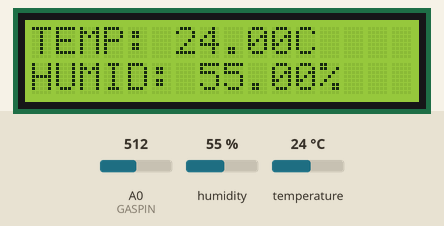
Simulated run of this sketch. Board: ESP8266 (NodeMCU). Shown: 16×2 character LCD. The test bench sets the inputs (shaded band); at power-on: humidity 55 %, A0 (GASPIN) = 512, temperature 24 °C. WiFi joins after 1.5 s; servers stay silent unless stated; the local clock reads 2024-03-15 10:24:30 at power-on unless the sketch sets it; what the sketch prints to the serial monitor is not drawn.

Above: at 4.3 s.
4.4 s: humidity set to 22 %
At 8.8 s:
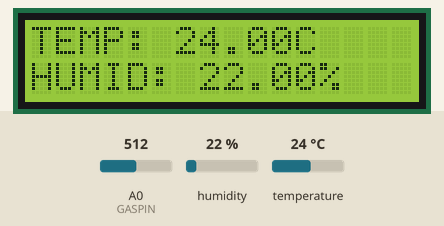
14.2 s: A0 (GASPIN) set to 716
At 20.0 s:
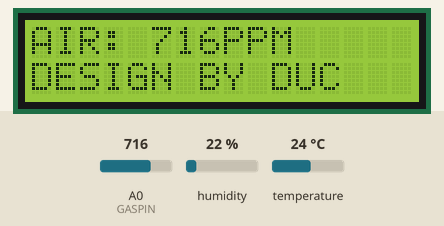
23.5 s: temperature set to 12 °C
At 27.1 s:
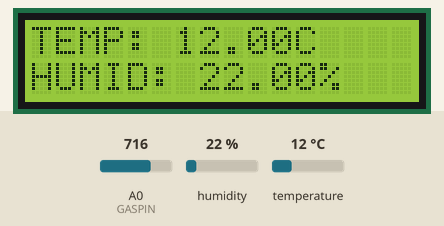
29.8 s: A0 (GASPIN) set to 900
At 33.8 s:
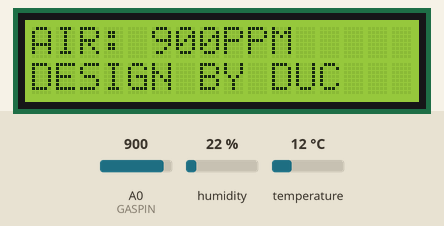
37.7 s: humidity set to 40 %
At 42.0 s:
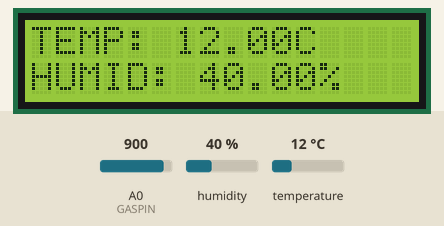
44.0 s: A0 (GASPIN) set to 1023
At 47.6 s:
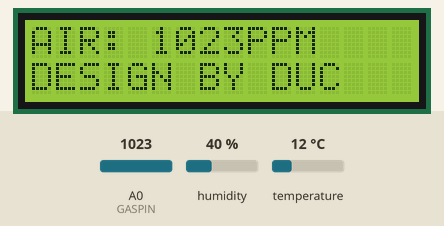
Timing chart, 0 to 49.1 s (numbered marks = the images above; inputs shaded):
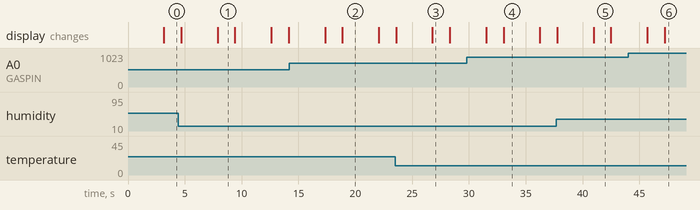

Measured:
- after the input at 4.4 s, the display: first differs from a run without the input after 3.5 s (image 1)
- after the input at 14.2 s, the display: first differs from a run without the input after 4.7 s (image 2)
- after the input at 23.5 s, the display: first differs from a run without the input after 3.3 s (image 3)
- after the input at 29.8 s, the display: first differs from a run without the input after 3.2 s (image 4)
- after the input at 37.7 s, the display: first differs from a run without the input after 3.3 s (image 5)
- after the input at 44.0 s, the display: first differs from a run without the input after 3.2 s (image 6)
- what the display in image 1 shows lasts 1.5 s, from 7.9 s to 9.4 s

The sketch:

adruino_code_doAn.ino
```cpp
#include <WiFiManager.h>
#include <Firebase_ESP_Client.h>
#include <addons/TokenHelper.h>
#include <DHT.h>  // Include the DHT sensor library
#include <time.h> // Thêm thư viện time
#include <Wire.h>                 // Thư viện giao tiếp I2C
#include <LiquidCrystal_I2C.h>    // Thư viện LCD
LiquidCrystal_I2C lcd(0x27,16,2); // Thiết lập địa chỉ và loại LCD

// Define DHT sensor parameters
#define DHTPIN 12
#define GASPIN A0
#define DHTTYPE DHT11

// Define WiFi credentials
#define WIFI_SSID "Bo Be"
#define WIFI_PASSWORD "01234567890"

// Define Firebase API Key, Project ID, and user credentials
#define API_KEY "AIzaSyDAkBPEYmLFmvBSIaVDSOEPrAk3ueXlBHs"
#define FIREBASE_PROJECT_ID "urban-area-manager"
#define USER_EMAIL "iot@gmail.com"
#define USER_PASSWORD "123456789"

// Define serial number for the device
#define DEVICE_SERIAL "device_001"

FirebaseData fbdo;
FirebaseAuth auth;
FirebaseJson content;
FirebaseConfig config;
unsigned long lastDocumentTime = 0; // thời gian tạo tài liệu cuối cùng
const unsigned long documentInterval = 900000; // 15 phút (15*60*1000)

// Initialize the DHT sensor
DHT dht(DHTPIN, DHTTYPE);

void configModeCallback (WiFiManager *myWiFiManager) {
  Serial.println("Entered config mode");
  Serial.println(WiFi.softAPIP());
  //if you used auto generated SSID, print it
  Serial.println(myWiFiManager->getConfigPortalSSID());
}
void setup() {
  Serial.begin(115200);
  dht.begin();
  WiFiManager wifiManager;
  wifiManager.setAPCallback(configModeCallback);
  Serial.print("Connecting to Wi-Fi");
  wifiManager.setAPCallback(configModeCallback);
  Wire.begin(D4, D3);
  lcd.init();                      // Khởi tạo LCD
  lcd.clear();                     // Xóa màn hình
  lcd.backlight();
    if (WiFi.status() != WL_CONNECTED) {

    lcd.clear();
    lcd.setCursor(0, 0);
    lcd.print("WIFI NOT CONNECT");
    lcd.setCursor(0, 1);
    lcd.print("LOGIN WIFI IOT12");
    Serial.print(".");
    delay(1500);
    // yield(); // Add this line
  }             // bật đèn nền
  if(!wifiManager.autoConnect("IOT12",DEVICE_SERIAL)) {
    Serial.println("failed to connect and hit timeout");
    //reset and try again, or maybe put it to deep sleep
    ESP.restart();
    delay(1500);
  }

  Serial.println();
  Serial.print("Connected with IP: ");
  Serial.println(WiFi.localIP());
  Serial.println();

  // Print Firebase client version
  Serial.printf("Firebase Client v%s\n\n", FIREBASE_CLIENT_VERSION);

  // Assign the API key
  config.api_key = API_KEY;

  // Assign the user sign-in credentials
  auth.user.email = USER_EMAIL;
  auth.user.password = USER_PASSWORD;

  // Assign the callback function for the long-running token generation task
  config.token_status_callback = tokenStatusCallback;  // see addons/TokenHelper.h

  // Begin Firebase with configuration and authentication
  Firebase.begin(&config, &auth);

  // Reconnect to Wi-Fi if necessary
  Firebase.reconnectWiFi(true);

  // Đặt múi giờ, ví dụ GMT+7
  configTime(25200, 0, "pool.ntp.org", "time.nist.gov");
}

String createDocumentPath() {
  time_t now = time(nullptr);
  struct tm * timeinfo = localtime(&now);
  char buffer[30];
  strftime(buffer, sizeof(buffer), "%Y%m%d_%H%M%S", timeinfo);
  String timestamp(buffer);
  return "SensorHistoric/" + String(DEVICE_SERIAL) + "/" + String(DEVICE_SERIAL) + "/" + timestamp;
}

void loop() {
  // Define the path to the Firestore document
  String documentPathRealtime = "SensorRealtime/" + String(DEVICE_SERIAL);

  // Lấy thời gian hiện tại
  time_t now = time(nullptr);
  struct tm * timeinfo = gmtime(&now);

  FirebaseJson timestamp;
  timestamp.set("seconds", (int)now);
  timestamp.set("nanos", 0);

  // Read temperature and humidity from the DHT sensor
  float temperature = dht.readTemperature();
  float humidity = dht.readHumidity();
  int gasValue = analogRead(GASPIN);

  // Print temperature and humidity values
  Serial.println(temperature);
  Serial.println(humidity);
  Serial.println(gasValue);

  // Hiển thị nhiệt độ và độ ẩm lên màn hình LCD
  lcd.clear();
  lcd.setCursor(0, 0);
  lcd.print("TEMP: " + String(temperature) +"C");
  lcd.setCursor(0, 1);
  lcd.print("HUMID: " + String(humidity) + "%");
  delay(1500);
  lcd.clear();
  lcd.setCursor(0, 0);
  lcd.print("AIR: " + String(gasValue) + "PPM");
  if(WiFi.status() == WL_CONNECTED){
      lcd.setCursor(0, 1);
      lcd.print("DESIGN BY DUC");
  }
  else{
      lcd.setCursor(0, 1);
      lcd.print("WIFI NOT CONNECT");
  }


  // Check if the values are valid (not NaN)
  if (!isnan(temperature) && !isnan(humidity)) {
    // Set the 'Temperature' and 'Humidity' fields in the FirebaseJson object
    content.set("fields/temp/doubleValue", temperature);
    content.set("fields/humid/doubleValue", humidity);
    content.set("fields/gas/integerValue", gasValue);
    content.set("fields/time/timestampValue", timestamp);
    content.set("fields/serial/stringValue", DEVICE_SERIAL);

    Serial.print("Update/Add DHT Data... ");

    // Use the patchDocument method to update the Temperature and Humidity Firestore document
    if (Firebase.Firestore.patchDocument(&fbdo, FIREBASE_PROJECT_ID, "", documentPathRealtime.c_str(), content.raw(), "temp,humid,gas,time,serial")) {
      Serial.printf("ok\n%s\n\n", fbdo.payload().c_str());
    } else {
      Serial.println(fbdo.errorReason());
    }
  } else {
    Serial.println("Failed to read DHT data.");
  }

  // Check if the document interval has passed
  if (millis() - lastDocumentTime >= documentInterval) {
    lastDocumentTime = millis();
    String documentPath = createDocumentPath();

    Serial.print("Update/Add Historical DHT Data... ");

    // Use the patchDocument method to update the historical Firestore document
    if (Firebase.Firestore.patchDocument(&fbdo, FIREBASE_PROJECT_ID, "", documentPath.c_str(), content.raw(), "temp,humid,gas,time,serial")) {
      Serial.printf("ok\n%s\n\n", fbdo.payload().c_str());
    } else {
      Serial.println(fbdo.errorReason());
    }
  }

  // Delay before the next reading
  delay(3000);
}
```
